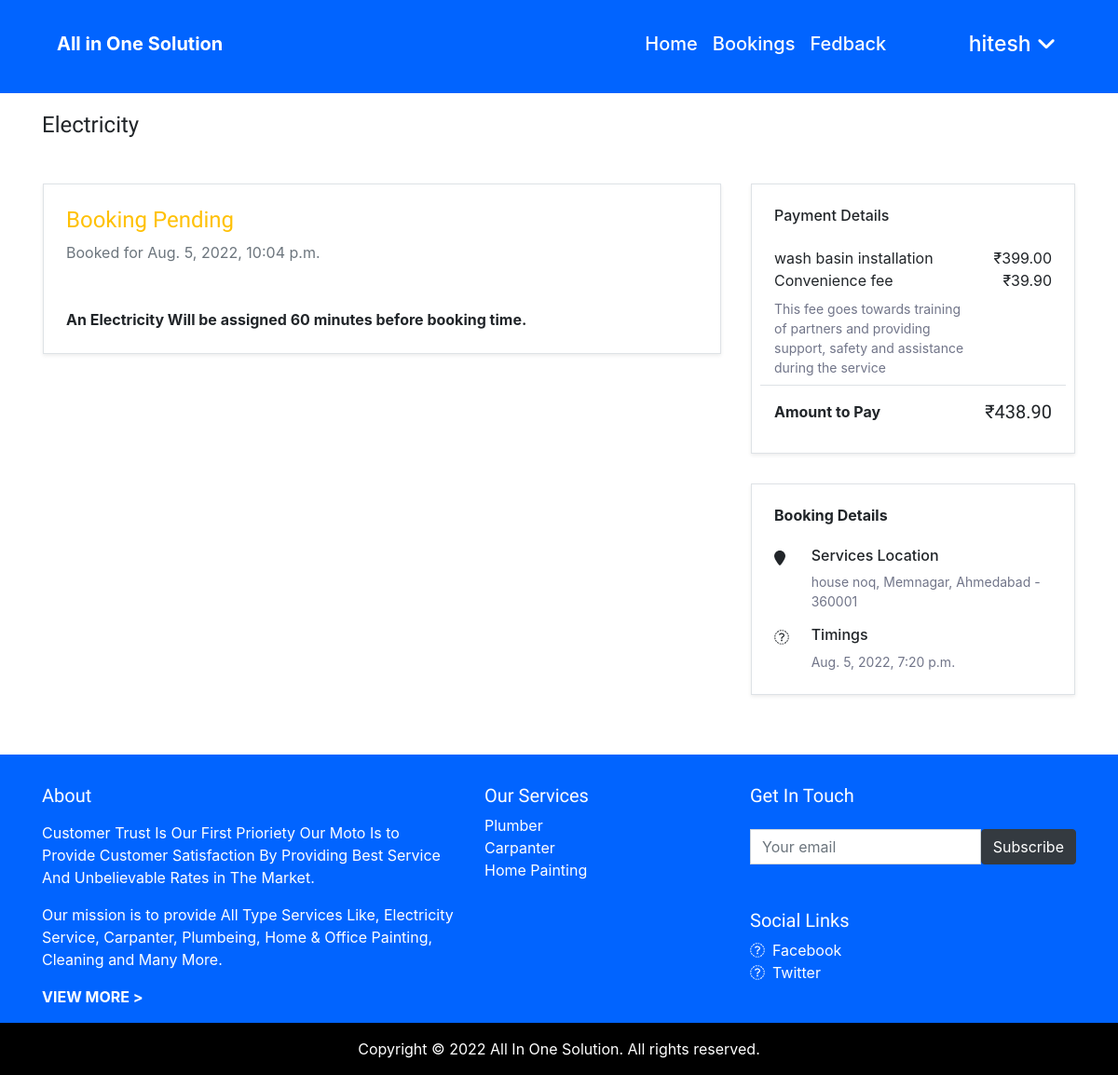
Page /viewbooking/10/ (signed in) on the committed database.
### user/models.py (models this page shows)
class Orderlist(models.Model):
    orderid=models.IntegerField(primary_key=True)
    serviceid=models.IntegerField(null=True,blank=True)
    subserviceid=models.IntegerField(null=True)
    userid=models.IntegerField(null=True)
    agentid=models.IntegerField(null=True,blank=True)
    servicename=models.CharField(max_length=200,null=True)
    orderdatetime=models.DateTimeField(null=True)
    orderotp=models.IntegerField(null=True)
    orderstutas=models.BooleanField(max_length=5,null=True)
    ordercompletetime=models.DateTimeField(null=True,blank=True)
    orderaddress=models.CharField(max_length=200)
    orderprice=models.IntegerField(null=True)

### user/views.py (the view)
# urls.py: path('viewbooking/<int:id>/',views.viewbooking,name="viewbooking"),
@login_required(login_url="/login/")
def viewbooking(request,id):
    orderdetail=Orderlist.objects.get(orderid=id)
    agent = Kyc.objects.get(agentid=orderdetail.agentid)
    context={'orderdetail':orderdetail,'agent':agent}
    return render(request,"coustomer/viewbooking.html",context)

### user/templates/coustomer/viewbooking.html (shortened to what this page needs)
{% load static %}
{% include './coustomernav.html' %}
{% load mathfilters %}
<section id="viewbooking" class="mt-5">
    <div class="container pt-5 pb-5">
        <div class="row pt-4">
            <div class="col-md-8">
                <h4>Electricity</h4>
            </div>
        </div>
        <div class="row pt-4">
            <div class="col-md-8 p-3">
                <div class="border shadow-sm p-4">
                    <div class="pb-4 ">
                        {% if orderdetail.orderstutas == True %}
                        <h4 class="text-success">Booking accepted by agent</h4>
                        <div class="text-secondary ">
                            Booked for {{orderdetail.ordercompletetime}}
                        </div>
                    </div>
                    <div class="row border-bottom p-4 text-secondary">
                        <div class="booking-item  col-md-3">
                            <img class="tm-people" style="width: 80px; height: 80px; -webkit-border-radius: 50%;
                            border-radius: 50%;
                            -o-object-fit: cover;
                            object-fit: cover;
                            max-width: none;" src="/image/{{agent.agentimage}}"  alt="">
                        </div>
                        <div class="col-md-9">
                            <h5>{{agent.ag}}</h5>
                            <i class="fa fa-star text-warning pr-1" aria-hidden="true"></i> 4.5 (899) Ratings
                        </div>
                    </div>
                    <div class="pt-4">
                        <b>An Electricity Will be assigned 60 minutes before booking time.</b>
                    </div>
                        {% else %}
                        <h4 class="text-warning">Booking Pending</h4>
                        <div class="text-secondary ">
                            Booked for {{orderdetail.ordercompletetime}}
                        </div>
                    </div>
                    <div class="pt-4">
                        <b>An Electricity Will be assigned 60 minutes before booking time.</b>
                    </div>
                    {% endif%}
                </div>
            </div>
            <div class="col-md-4 p-3">
                <div class="border shadow-sm p-4">
                    <h6>Payment Details</h6>
                    <div class="row pt-3">
                        <div class="col-md-9">
                            {{orderdetail.servicename}}
                        </div>
                        <div class="col-md-3">
                            <div class="float-right">
                                ₹{{orderdetail.orderprice}}.00
                            </div>
                        </div>
                    </div>
                    <div class="row  pb-2">
                        <div class="col-md-9">
                            Convenience fee
                        </div>
                        <div class="col-md-3">
                            <div class="float-right">
                                ₹{{orderdetail.orderprice|mul:10|div:100}}0
                            </div>
                        </div>
                    </div>
                    <div class="row pb-2 border-bottom">
                        <div class="col-md-9 text-14px">
                            <span>This fee goes towards training of partners and providing support, safety and assistance during the service</span>
                        </div>
                        <div class="col-md-3">
                        </div>
                    </div>
                    <div class="row pt-3">
                        <div class="col-md-9">
                            <b>Amount to Pay</b>
                        </div>
                        <div class="col-md-3">
                            <div class="float-right">
                                <h5>₹{{orderdetail.orderprice|mul:10|div:100|addition:orderdetail.orderprice}}0</h5>
                            </div>
                        </div>
                    </div>
                </div>
            </div>
        </div>
        <div class="row">
            <div class="col-md-8">
            </div>
            <div class="col-md-4 p-3">
                <div class="border shadow-sm p-4">
                        <h6><b>Booking Details</b></h6>
                    <div class="row pt-3">
                        <div class="col-md-2 pr-0">
                            <i class="fa fa-map-marker" aria-hidden="true"></i>
                        </div>
                        <div class="col-md-10 pl-0">
                            <h6>Services Location</h6>
                            <div class="text-14px">
                                <span>{{orderdetail.orderaddress}}</span>
                            </div>
                        </div>
                    </div>
                    <div class="row pt-3">
                        <div class="col-md-2 pr-0">
                            <i class="fa fa-clock-o" aria-hidden="true"></i>
                        </div>
                        <div class="col-md-10 pl-0">
                            <h6>Timings</h6>
                            <div class="text-14px">
                                <span>{{orderdetail.orderdatetime}}</span>
                            </div>
                        </div>
                    </div>
                </div>
            </div>
        </div>
    </div>
</section>
{% include './cfooter.html' %}

### user/templates/coustomer/coustomernav.html (shortened to what this page needs)
{% load static %}
<!DOCTYPE html>
<html lang="en">
<head>
    <link rel="stylesheet" href="{% static "./css/style.css" %}">
    <link href="{% static "https://cdn.jsdelivr.net/npm/bootstrap@5.1.3/dist/css/bootstrap.min.css" %}" rel="stylesheet">
    <link href="{% static "https://cdn.jsdelivr.net/npm/bootstrap@5.1.3/dist/css/bootstrap.min.css" %}" rel="stylesheet">
    <link rel="stylesheet" href="{% static "./css/bootstrap.min.css" %}">
    <link href="{% static "https://stackpath.bootstrapcdn.com/bootstrap/4.4.1/css/bootstrap.min.css" %}" rel="stylesheet"/>
</head>
<body>
    <div section="navbar" id="navbar">
       <div class="container h-100-px">
        <nav class="navbar  navbar-expand-lg navbar-light pt-4">
           <div class="col-md-2 pl-0 pr-0">
            <a class="navbar-brand " href={% url 'customerdash' %}>
               <span class="text-white logo-text font-weight-bold">All in One Solution</span>
           </div>
           <div class="col-md-8 pl-0 pr-0">
            <div class="collapse navbar-collapse" id="navbarTogglerDemo02">
               <ul class="navbar-nav ml-auto mt-2 mt-lg-0 float-right">
                  <li class="nav-item active">
                     <a class="nav-link text-white ho" href={% url 'customerdash' %} >Home <span class="sr-only">(current)</span></a>
                  </li>
                  <li class="nav-item ">
                     <a class="nav-link text-white" href={% url 'mybooking' %}>Bookings</a>
                  </li>
                  <li class="nav-item ">
                     <a class="nav-link text-white" href={% url 'fedback' %}>Fedback</a>
                  </li>
               </ul>
            </div>
           </div>
           <div class="col-md-2 btn-h pl-0 pr-0">
               <div class="dropdown float-right">
                  <button class="dropbtn text-white">{{user.username}} <i class="fa fa-angle-down" aria-hidden="true"></i></button>
               </div>
           </div>
         </nav>
       </div>
    </div>

### user/static/css/style.css (style rules this page uses)
body { margin: 0px; padding: 0px; font-family: 'Roboto', sans-serif; width: 100%; }
h1, h2, h3, h4, h5 { font-family: 'Secular One', sans-serif; font-weight: 700; }
.border-bottom { border-bottom: 1px solid #ced4da; }
body, .box-content { scrollbar-width: thin; scrollbar-color: #90A4AE #CFD8DC; }
#navbar { background-color: #0164ff; position: fixed; z-index: 10000; width: 100%; top: 0; left: 0; }
.text-white { color: white; }
.h-100-px { height: 100px !important; }
.navbar-collapse { font-size: 20px !important; font-variant-caps: normal !important; font-weight: 500 !important; float: right; }
.dropbtn { background-color: #0164ff; color: white; font-size: 23px; font-weight: 500; border: none; cursor: pointer; }
.dropdown { position: relative; display: inline-block; }
.text-14px { color: #717589; font-size: 14px; font-weight: 400; }

### rows in the picture
Orderlist: ordercompletetime "Aug. 5, 2022, 10:04 p.m.", servicename "wash basin installation", orderprice "399", orderprice|mul "39.9", orderprice|mul "438.9", orderaddress "house noq, Memnagar, Ahmedabad - 360001", orderdatetime "Aug. 5, 2022, 7:20 p.m."

### other values in the picture
{{ user.username }} "hitesh"
